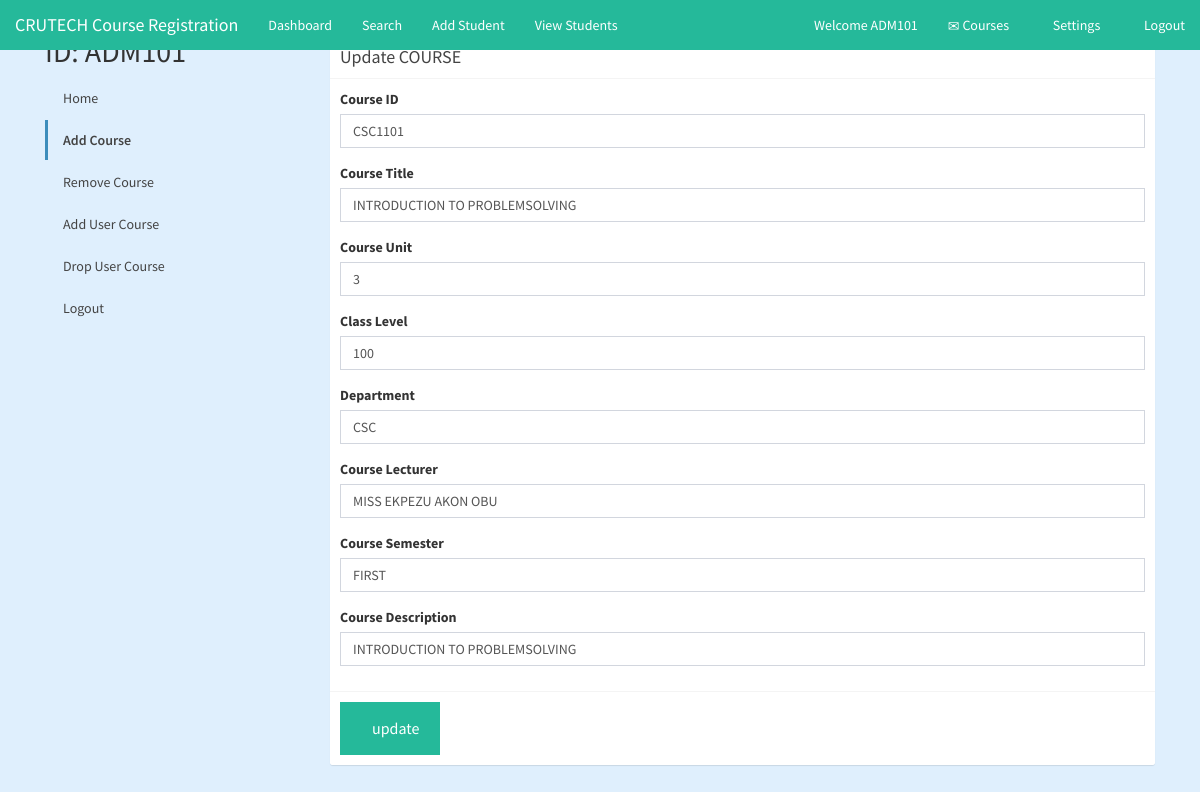
Page /admin/updateCourses.php?course_id=CSC1101 (signed in) on the committed database.
### tables this page shows
CREATE TABLE IF NOT EXISTS `courses` (
  `course_id` varchar(11) NOT NULL,
  `title` varchar(255) NOT NULL,
  `unit` varchar(11) NOT NULL,
  `class_level` int(3) NOT NULL,
  `department` varchar(255) NOT NULL,
  `course_lecturer` varchar(255) NOT NULL,
  `semester` varchar(45) NOT NULL,
  `descr` varchar(255) NOT NULL,
  PRIMARY KEY (`course_id`),
  UNIQUE KEY `course_id` (`course_id`),
  KEY `department` (`department`)
);

### admin/updateCourses.php (the view, shortened to what this page needs)
<?php
include 'scripts/database-connection.php';
$course_id = $_GET['course_id'];
$result = mysqli_query($dbcon,"SELECT * FROM courses WHERE course_id ='$course_id'");
if (mysqli_num_rows($result) > 0) {
	while ($row = mysqli_fetch_assoc($result))
	{
		$course_id=$row['course_id'];
		$title=$row['title'];
		$unit=$row['unit'];
		$class_level=$row['class_level'];
		$department=$row['department'];
        $course_lecturer=$row['course_lecturer'];
        $semester=$row['semester'];
        $descr=$row['descr'];
?>
<!DOCTYPE html>
<html lang="en">
<head>
    <link rel="stylesheet" href="css/bootstrap.min.css">
    <link rel="stylesheet" href="css/admin-style.css">
    <link rel="stylesheet" href="css/adminLTE.css">
</head>
    <body id="#home">
        <nav class="navbar navbar-fixed-top">
			<div class="container-fluid">
				<div class="navbar-header">
					<a href="../index.php" class="navbar-brand"> CRUTECH Course Registration</a>
				</div>
				<div class="collapse navbar-collapse" id="navbar">
                    <ul class="nav navbar-nav">
						<li><a href="admin-dashboard.php">Dashboard</a></li>
						<li><a href="#">Search</a></li>
            <li><a href="registerStudents.php">Add Student</a></li>
						<li><a href="viewAllStudents.php">View Students</a></li>
					</ul>
					<ul class="nav navbar-nav navbar-right">
                        <li><a href=""> Welcome <?php echo $_SESSION["id"]; ?></a></li>
                        <li><a href="viewAllCourses.php"><span class="glyphicon glyphicon-envelope"></span> Courses</a></li>
                        <li><a href="../login.php"><span class="glyphicon glyphicon-cog"></span> Settings</a></li>
						<li><?php echo "<a href='scripts/logout-admin.php'><span class='glyphicon glyphicon-log-out'></span> Logout</a>"; ?></li>
					</ul>
				</div>
			</div>
		</nav>
        <div class="container-fluid">
        <div class="row content">
    <div class="col-sm-3 sidenav">
      <h2>ID: <?php echo $_SESSION["id"]; ?></h2>
      <ul class="nav nav-pills nav-stacked">
	   <li><a href="welcomeAdmin.html">Home</a></li>
        <li class="active"><a href="AddCourses.html">Add Course</a></li>
		<li><a href="DeleteCourses.html">Remove Course</a></li>
		<li><a href="addUserCourse.html">Add User Course</a></li>
		<li><a href="dropUserCourse.html">Drop User Course</a></li>
		<li><a href="logout.php">Logout</a></li>
      </ul><br>
    </div>
    <div class="col-sm-9">
<div class="box box-primary">
<br>
            <div class="box-header with-border">
              <h3 class="box-title">Update COURSE</h3>
            </div>
            <form id="addCourses">
              <div class="box-body">
                <div class="form-group">
                  <label for="course_id">Course ID</label>
                  <input type="text" class="form-control" id="courseid" name="course_id" value="<?php echo $course_id; ?>" required>
                </div>
                <div class="form-group">
                  <label for="coursetitle">Course Title</label>
                  <input type="text" class="form-control" id="coursetitle" name="title" value="<?php echo $title; ?>">
                </div>
                <div class="form-group">
                  <label for="courseunit">Course Unit</label>
                  <input type="text" class="form-control" id="courseunit" name="unit" value="<?php echo $unit; ?>">
                </div>
                <div class="form-group">
                  <label for="classlevel">Class Level</label>
                  <input type="text" class="form-control" id="class_level" name="class_level"  value="<?php echo $class_level; ?>">
                </div>
                <div class="form-group">
                  <label for="department">Department</label>
                  <input type="text" class="form-control" id="department" name="department" value="<?php echo $department; ?>">
                </div>
                <div class="form-group">
                  <label for="courselecturer">Course Lecturer</label>
                  <input type="text" class="form-control" id="courselecturer" name="course_lecturer" value="<?php echo $course_lecturer; ?>">
                </div>
                <div class="form-group">
                  <label for="coursesemester">Course Semester</label>
                  <input type="text" class="form-control" id="semester" name="semester" value="<?php echo $semester; ?>">
                </div>
                <div class="form-group">
                  <label for="descr">Course Description</label>
                  <input type="text" class="form-control" id="descr" name="descr" value="<?php echo $descr; ?>">
                </div>
              </div>
              <div class="box-footer">
              <input id="buttons" type="button" class="button" style="width: 100px;" name="update" value="update">
              </div>
            </form>
          </div>
          </div>
          </div>
          </div>
<?php
	}
} else {
	echo "No data found";
}?>
    </body>
</html>

### admin/css/admin-style.css (style rules this page uses)
body { font-family: 'Nunito', sans-serif; background-color: rgba(223, 239, 253, 0.993); }
.navbar { background-color: #25B99A; margin-bottom: 0; border: 0; border-radius: 0; overflow: hidden; }
.navbar li a, .navbar-brand { color: #FFFFFF !important; }
.navbar { border-color: #FFFFFF; }
.button { background-color: #25B99A; border: none; color: #FFFFFF; padding: 15px 32px; text-align: center; display: inline-block; font-size: 16px; }

### rows in the picture
courses: course_id "CSC1101", title "INTRODUCTION TO PROBLEMSOLVING", unit "3", class_level "100", department "CSC", course_lecturer "MISS EKPEZU AKON OBU", semester "FIRST", descr "INTRODUCTION TO PROBLEMSOLVING"
